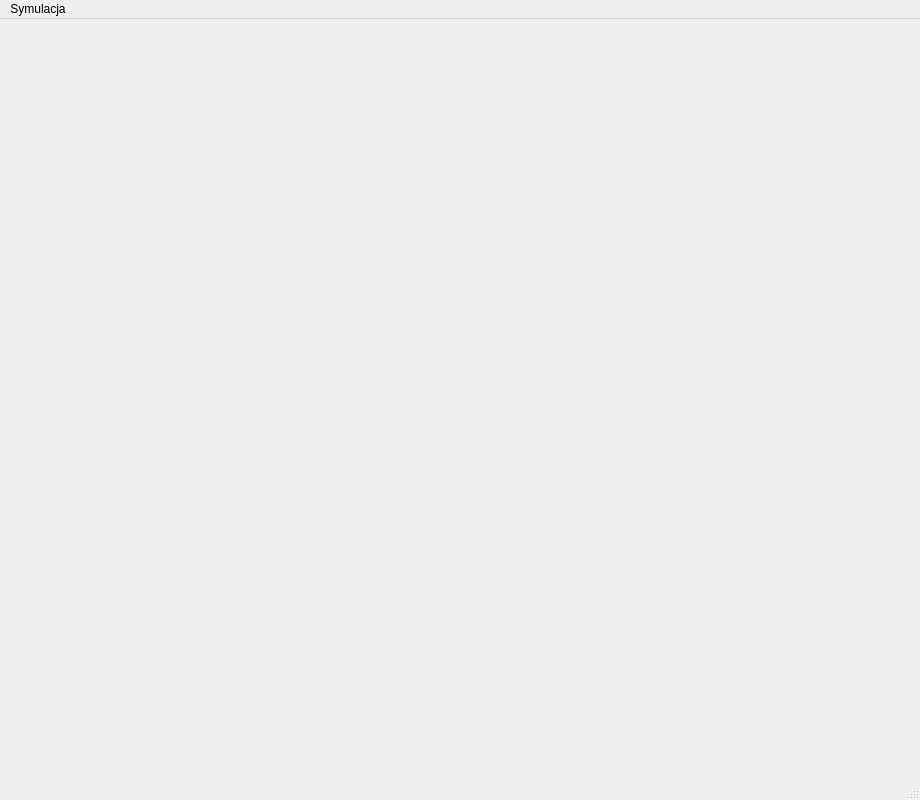
<?xml version="1.0" encoding="UTF-8"?>
<ui version="4.0">
 <class>MainWindow</class>
 <widget class="QMainWindow" name="MainWindow">
  <property name="geometry">
   <rect>
    <x>0</x>
    <y>0</y>
    <width>920</width>
    <height>800</height>
   </rect>
  </property>
  <property name="minimumSize">
   <size>
    <width>920</width>
    <height>800</height>
   </size>
  </property>
  <property name="maximumSize">
   <size>
    <width>920</width>
    <height>800</height>
   </size>
  </property>
  <property name="windowTitle">
   <string>Mrówka Langtona</string>
  </property>
  <widget class="QWidget" name="centralwidget"/>
  <widget class="QMenuBar" name="menubar">
   <property name="geometry">
    <rect>
     <x>0</x>
     <y>0</y>
     <width>920</width>
     <height>26</height>
    </rect>
   </property>
   <widget class="QMenu" name="menuStart">
    <property name="title">
     <string>Symulacja</string>
    </property>
    <widget class="QMenu" name="menuMrowek">
     <property name="title">
      <string>Mrówek = 1</string>
     </property>
     <addaction name="actionDodaj"/>
     <addaction name="actionUsu"/>
    </widget>
    <addaction name="actionStart"/>
    <addaction name="actionStop"/>
    <addaction name="actionReset"/>
    <addaction name="menuMrowek"/>
   </widget>
   <widget class="QMenu" name="menu">
    <property name="title">
     <string> </string>
    </property>
   </widget>
   <addaction name="menuStart"/>
   <addaction name="menu"/>
  </widget>
  <widget class="QStatusBar" name="statusbar"/>
  <action name="actionStart">
   <property name="text">
    <string>Start</string>
   </property>
  </action>
  <action name="actionStop">
   <property name="text">
    <string>Stop</string>
   </property>
  </action>
  <action name="actionReset">
   <property name="text">
    <string>Reset</string>
   </property>
  </action>
  <action name="actionDodaj">
   <property name="text">
    <string>Dodaj</string>
   </property>
  </action>
  <action name="actionUsu">
   <property name="text">
    <string>Usuń</string>
   </property>
  </action>
 </widget>
 <resources/>
 <connections/>
</ui>
